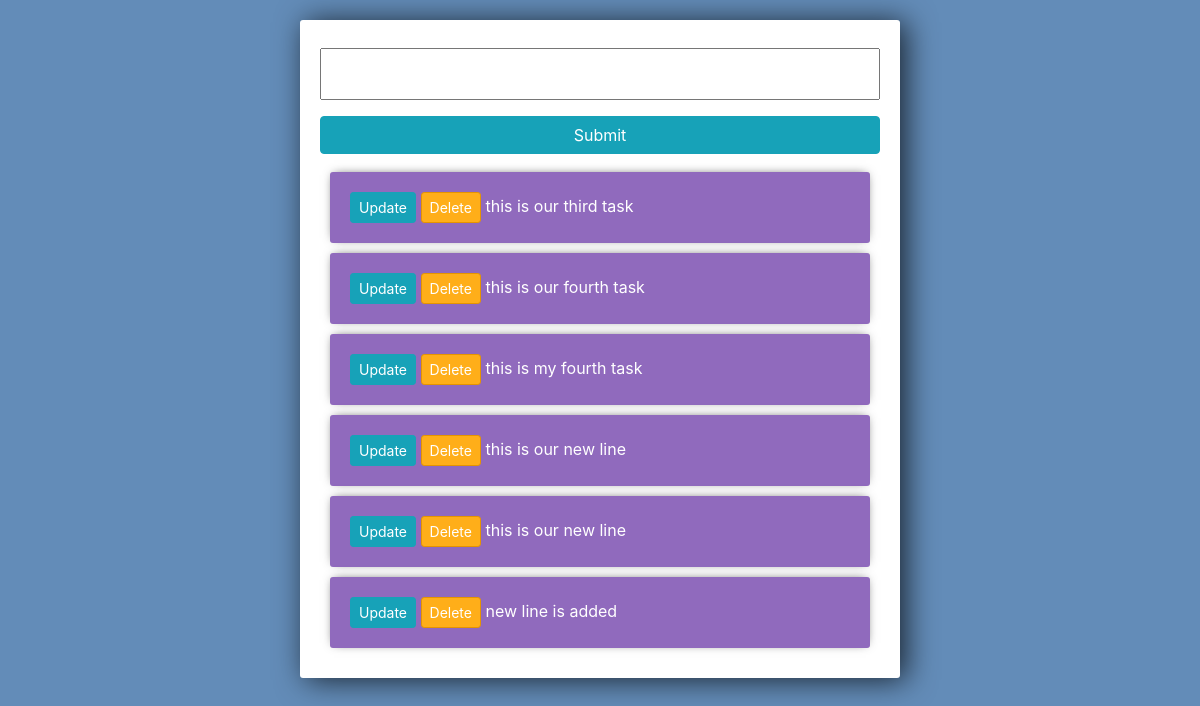
Before: / with the older database file.
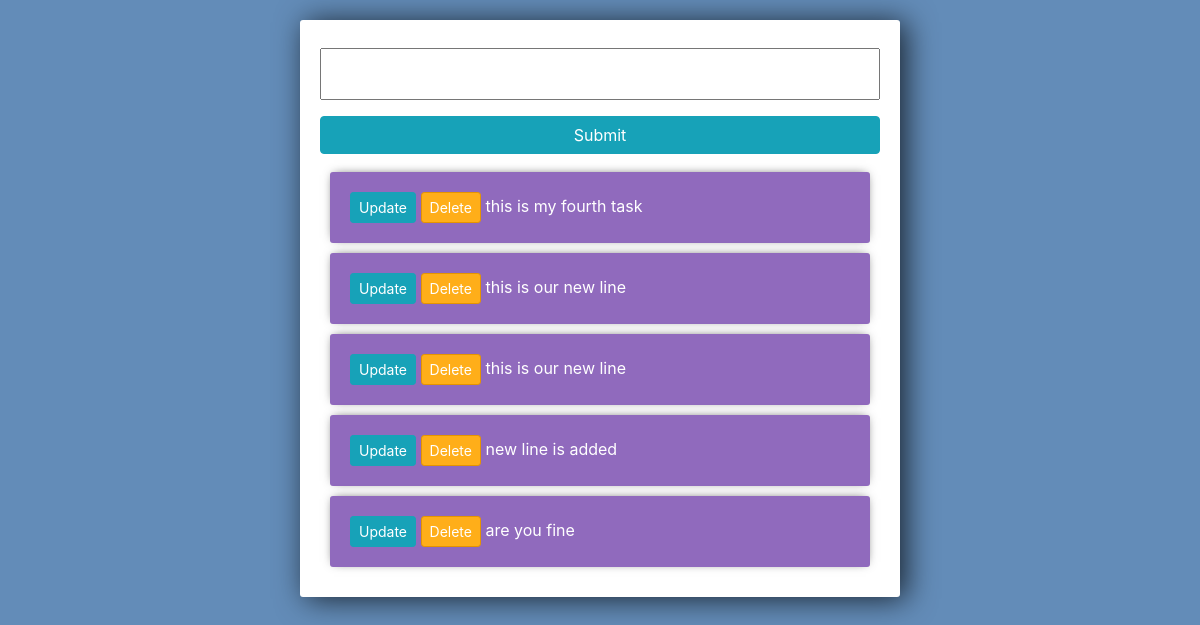
After: the same page with the newer database file.
### my_todo/models.py (models this page shows)
class task(models.Model):
    title = models.CharField(max_length=200)
    complete = models.BooleanField(default=True)
    created = models.DateTimeField(auto_now_add=True)
    def __str__(self) -> str:
        return self.title

### my_todo/views.py (the view)
# urls.py: path('', views.index, name='index'),
def index(request):
    tasks = task.objects.all()
    form = TaskForm()
    if request.method == 'POST':
        form = TaskForm(request.POST)
        if form.is_valid():
            form.save()
        return redirect('/')
    mydict = {
        'tasks': tasks, 'form': form
    }
    return render(request, 'my_todo/index.html', mydict)

### my_todo/forms.py
class TaskForm(forms.ModelForm):
    class Meta:
        model = task  #task is class in models
        fields = '__all__' #mean all fields

### my_todo/templates/my_todo/index.html (shortened to what this page needs)
<!DOCTYPE html>
<html lang="en">
<head>
    <link rel="stylesheet" href="https://stackpath.bootstrapcdn.com/bootstrap/4.3.1/css/bootstrap.min.css">
</head>
<body>
    <div class="center-column">
        <form method="POST" action="/">
            {{form.title}}
            <input class="btn btn-info" type="submit" name="Create Task">
        </form>
        <div class="todo-list">
        {% for task in tasks %}
            <div class="item-row">
                <a class="btn btn-sm btn-info" href="{% url 'update_task' task.id %}">Update</a>
                <a class="btn btn-sm btn-danger" href="{% url 'delete' task.id %}">Delete</a>
                {% if task.complete == True %}
                <strike>{{task}}</strike>
                {% else %}
                <span>{{task}}</span>
                {% endif %}
            </div>
        {% endfor %}
        </div>
    </div>
</body>
</html>

### my_todo/templates/my_todo/index.html (style rules this page uses)
body { background-color: #638CB8; }
input { width: 100%; padding: 12px 20px; margin: 8px 0; box-sizing: border-box; }
input::placeholder { color: #d3d3d3; }
.center-column { width:600px; margin: 20px auto; padding:20px; background-color: #fff; border-radius: 3px; box-shadow: 6px 2px 30px 0px rgba(0,0,0,0.75); }
.item-row { background-color: #906abd; margin: 10px; padding: 20px; border-radius: 3px; color: #fff; font-size: 16px; box-shadow: 0px -1px 10px -4px rgba(0,0,0,0.75); }
.btn-danger { background-color: #ffae19; border-color: #e59400; }

Changed rows visible on the page:
removed task: title "this is our third task"
removed task: title "this is our fourth task"
added task: title "are you fine"
